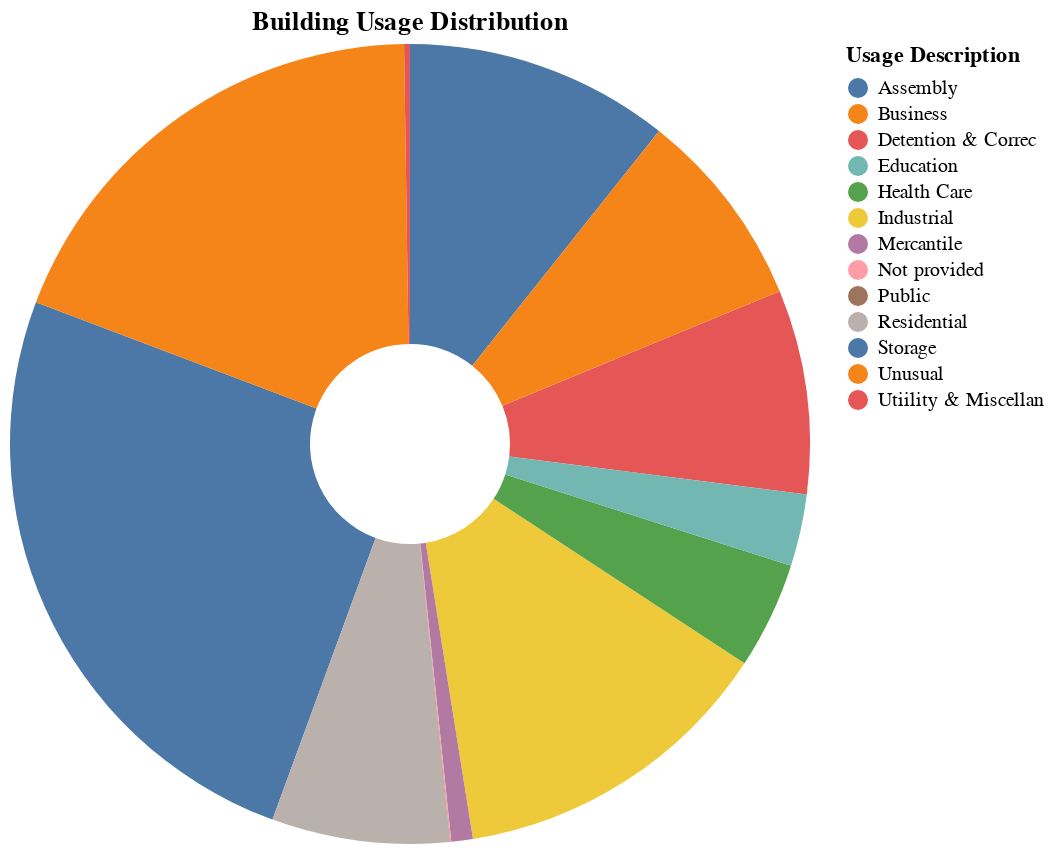

Notebook source saved alongside this figure:
### Code cell
import pandas as pd
import altair as alt

# 数据加载
url = 'https://raw.githubusercontent.com/UIUC-iSchool-DataViz/is445_data/main/building_inventory.csv'
data = pd.read_csv(url)

# 数据清理：处理建筑用途信息
data['Usage Description'] = data['Usage Description'].fillna('Unknown')

# 按用途统计数量
usage_distribution = data['Usage Description'].value_counts().reset_index()
usage_distribution.columns = ['Usage Description', 'Count']

# 可视化：建筑物用途占比
usage_pie_chart = alt.Chart(usage_distribution).mark_arc(innerRadius=50).encode(
    theta=alt.Theta('Count:Q', title='Count'),
    color=alt.Color('Usage Description:N', title='Usage Description'),
    tooltip=['Usage Description', 'Count']
).properties(
    title="Building Usage Distribution",
    width=400,
    height=400
)

usage_pie_chart.display()

### Figure 1 — Vega-Lite specification as saved in the notebook (floating-point values rounded to 4 significant figures)
{"config": {"view": {"continuousWidth": 300, "continuousHeight": 300}}, "data": {"name": "data-49dc4d7463462849784830ad05c9731d"}, "mark": {"type": "arc", "innerRadius": 50}, "encoding": {"color": {"field": "Usage Description", "title": "Usage Description", "type": "nominal"}, "theta": {"field": "Count", "title": "Count", "type": "quantitative"}, "tooltip": [{"field": "Usage Description", "type": "nominal"}, {"field": "Count", "type": "quantitative"}]}, "height": 400, "title": "Building Usage Distribution", "width": 400, "$schema": "https://vega.github.io/schema/vega-lite/v5.17.0.json", "datasets": {"data-49dc4d7463462849784830ad05c9731d": [{"Usage Description": "Storage", "Count": 2231}, {"Usage Description": "Unusual", "Count": 1684}, {"Usage Description": "Industrial", "Count": 1174}, {"Usage Description": "Assembly", "Count": 948}, {"Usage Description": "Detention & Correc", "Count": 731}, {"Usage Description": "Business", "Count": 715}, {"Usage Description": "Residential", "Count": 636}, {"Usage Description": "Health Care", "Count": 382}, {"Usage Description": "Education", "Count": 258}, {"Usage Description": "Mercantile", "Count": 77}, {"Usage Description": "Utiility & Miscellan", "Count": 21}, {"Usage Description": "Not provided", "Count": 4}, {"Usage Description": "Public", "Count": 1}]}}
